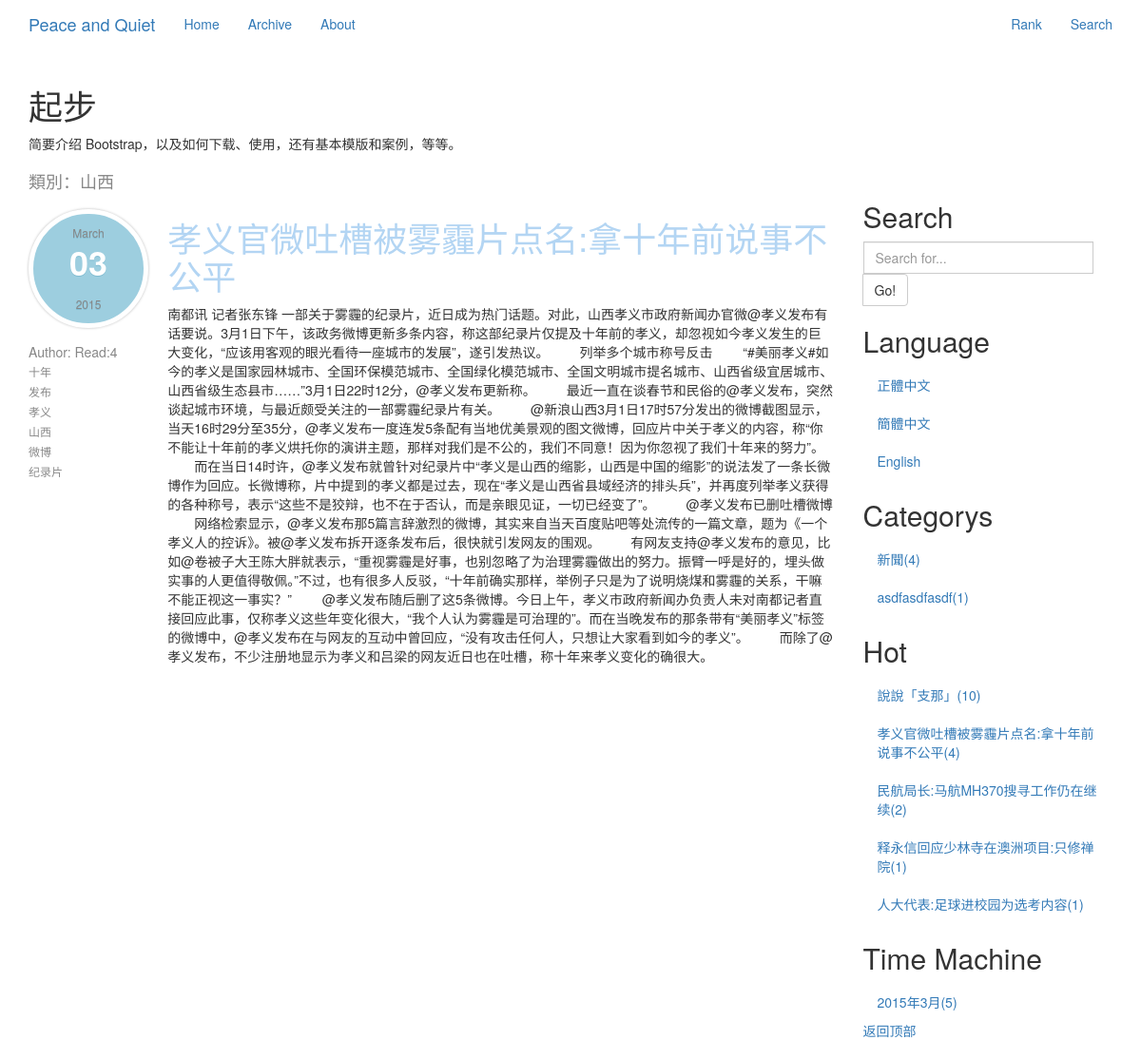
/tagView/30cdb20405/, run on the app's committed database.
### Blog/models.py (models this page shows, shortened)
class Tag(models.Model):
    title = models.CharField('標籤', max_length=30, unique=True)
    shortUrl = models.CharField('短Url', max_length=150, unique=True, null=False, blank=False, editable=False)
    class Meta:
        ordering = ('title',)

class Blog(models.Model):
    title = models.CharField("標題", max_length=150, unique=True, null=False, blank=False)
    createTime = models.DateTimeField("創建時間", auto_now_add=True, auto_now=False)
    updateTime = models.DateTimeField("修改時間", auto_now_add=False, auto_now=True)
    body = models.TextField("內容")
    accessCount = models.IntegerField("瀏覽量", default=1, editable=False)
    category = models.ForeignKey('Category', verbose_name="分類集合", related_name='category')
    shortUrl = models.CharField("短URL", max_length=150, unique=True, null=False, blank=False, editable=False)
    tags = models.ManyToManyField('Tag', verbose_name="標籤集合", null=True, editable=False)
    tags.help_text = '標籤集合'

class Category(models.Model):
    title = models.CharField('分類', max_length=30, unique=True)
    shortUrl = models.CharField("短URL", max_length=150, unique=True, null=False, blank=False, editable=False)
    class Meta:
        ordering = ('title',)

### Blog/views.py (the view)
# urls.py: url(r'^tagView/(?P<shortUrl>\w+)/', 'Blog.views.tagView', name='tagView'),
def tagView(request, shortUrl):
    posts = Tag.objects.get(shortUrl=shortUrl).blog_set.all()
    title = Tag.objects.get(shortUrl=shortUrl).title
    categorys = getCategorysAndNumber()
    hotPassages = Blog.objects.order_by('-accessCount')[:10]
    timeMachines = getTimeMachines()
    return render(request, 'category.html', {'posts': posts, 'categorys': categorys,
                                             'hotPassages': hotPassages, 'title': title, 'timeMachines': timeMachines})

### Blog/views.py (called while the page is built)
def getCategorysAndNumber():
    showCategorys = []
    for i in Category.objects.all():
        showCategorys.append({'title': i.title, 'number': Blog.objects.filter(
            category__in=Category.objects.filter(title=i.title)).count(), 'shortUrl': i.shortUrl})
    showCategorys.sort(key=lambda x: x['number'], reverse=True)
    return showCategorys

def getTimeMachines():
    temporaryTimeMachines = {}
    for i in Blog.objects.all():
        key = (i.createTime.year, i.createTime.month)
        if key not in temporaryTimeMachines:
            temporaryTimeMachines.update({key: 1})
        else:
            temporaryTimeMachines[key] += 1
    timeMachines = []
    for i in temporaryTimeMachines.keys():
        timeMachines.append(
            {'title': "%s年%s月" % (i[0], i[1]), 'number': temporaryTimeMachines[i], 'year': i[0],
             'month': i[1]})
    return timeMachines

### template/category.html (shortened to what this page needs)
{% extends 'base.html' %}
{% block content %}
    <div class="col-md-9" role="main">
        <h4 style="color: #878787">類別：{{ title }}</h4>
        {% for post in posts %}
            <div class="row">
                <div class="col-md-2" role="complementary">
                    <nav class="visible-lg-inline-block">
                        <div class="title">
                            <aside class="entry-meta">
                                <time datetime="2012-06-17T18:05:54.000Z" class="post-date">
                                    <span class="post-month">{{ post.createTime|date:"F" }}</span>
                                    <strong class="post-day">{{ post.createTime|date:"d" }}</strong>
                                    <span class="post-year">{{ post.createTime|date:"Y" }}</span>
                                </time>
                            </aside>
                            <span>Author:</span>
                            <span>Read:{{ post.accessCount }}</span>
                            {% for tag in post.tags.all %}
                                <li><a href="{% url 'tagView' shortUrl=tag.shortUrl %}">{{ tag.title }}</a></li>
                            {% endfor %}
                        </div>
                    </nav>
                </div>
                <div class="col-md-10" role="main">
                    <div class="title"><a href="{% url 'archive' shortUrl=post.shortUrl %}">
                        <h1>{{ post.title }}</h1>
                    </a></div>
                    <p>{{ post.body }}</p>
                </div>
            </div>
        {% endfor %}
    </div>
    {% block rightSide %}
        {% include "rightSide.html" %}
    {% endblock %}
{% endblock %}

### template/rightSide.html (shortened to what this page needs)
<div class="col-md-3" role="complementary">
    <nav class="bs-docs-sidebar hidden-print hidden-xs hidden-sm affix-top">
        <ul class="nav bs-docs-sidenav">
            <li><a></a></li>
            <li><h2>Search</h2></li>
            <li>
                <div class="input-group">
                    <form action="{% url 'search' %}" method="post">
                        <input type="text" class="form-control" name="query" placeholder="Search for...">
                            <span class="input-group-btn">
                                <button class="btn btn-default" type="submit">Go!</button>
                            </span>
                    </form>
                </div>
            </li>
            <li><h2>Language</h2></li>
            <li><a href="#">正體中文</a></li>
            <li><a href="#">簡體中文</a></li>
            <li><a href="#">English</a></li>
            <li><h2>Categorys</h2></li>
            {% for category in categorys %}
                <li><a href="{% url 'category' shortUrl=category.shortUrl %}">{{ category.title }}({{ category.number }})</a>
                </li>
            {% endfor %}
            <li><h2>Hot</h2></li>
            {% for hotPassage in hotPassages %}
                <li>
                    <a href="{% url 'archive' shortUrl=hotPassage.shortUrl %}">{{ hotPassage.title }}({{ hotPassage.accessCount }})</a>
                </li>
            {% endfor %}
            <li><h2>Time Machine</h2></li>
            {% for timeMachine in timeMachines %}
                <li>
                    <a href="{% url 'timeMachine' year=timeMachine.year month=timeMachine.month %}">{{ timeMachine.title }}({{ timeMachine.number }})</a>
                </li>
            {% endfor %}
        </ul>
        <a class="back-to-top" href="#top">
            返回顶部
        </a>
    </nav>
</div>

### template/base.html (style rules this page uses)
.title span { color: #878787; }
.title li { list-style-type: none; }
.title a { color: #898989; font-size: 12px; line-height: 20px; text-align: center; text-decoration: none; -o-transition: color 0.5s linear; -webkit-transition: color 0.5s linear; -moz-transition: color 0.5s linear; transition: color 0.5s linear; }
.title a > h1 { color: #B3D5F3; text-align: left; text-decoration: none; -o-transition: color 0.5s linear; -webkit-transition: color 0.5s linear; -moz-transition: color 0.5s linear; transition: color 0.5s linear; }
.entry-meta { color: #878787; float: left; margin: 10px 20px 0 0; text-align: center; width: 125px; font-size: 12px; line-height: 20px }
.post-date { width: 56px; height: auto; float: left; text-align: center; margin-right: 20px; margin-bottom: 15px; display: block; background: #9dcedf; text-shadow: 0 1px #81bcd1; border-radius: 100px; -moz-border-radius: 100px; -webkit-border-radius: 100px; padding: 10px 30px; border: 4pt solid #fff; -moz-box-shadow: 0 0 3px #b7b7b7; -webkit-box-shadow: 0 0 3px #b7b7b7; box-shadow: 0 0 3px #b7b7b7; -webkit-box-sizing: content-box; -moz-box-sizing: content-box; box-sizing: content-box; }
.post-month { display: block; color: #fff }
.post-day, .post-year { display: block }
.post-day { font-size: 36px; color: #fff; margin: 10px 0 15px 0 }
.post-year { background: url("https://www.byvoid.com/images/post-meta-divider.png") top repeat-x; color: #fff; padding: 10px 0 0 0 }

### data on the page
Tag: title "山西"
Blog: createTime "March", createTime "03", createTime "2015", accessCount "4", title "孝义官微吐槽被雾霾片点名:拿十年前说事不公平", body "南都讯 记者张东锋 一部关于雾霾的纪录片，近日成为热门话题。对此，山西孝义市政府新闻办官微@孝义发布有话要说。3月1日下午，该政务微博更新多条内容，称这部纪录片仅提及十年前的孝义，却忽视如今孝义发生的巨大变化，“应该用客观的眼光看待一座城市的发展”，遂引发热议。 列举多个城市称号反击 “#美丽孝义#如今的孝义是国家园林城市、全国环保模范城市、全国绿化模范城市、全国文明城市提名城市、山西省级宜居城市、山西省级生态县市……”3月1日22时12分，@孝义发布更新称。 最近一直在谈春节和民俗的@孝义发布，突然谈起城市环境，与最近颇受关注的一部雾霾纪录片有关。 @新浪山西3月1日17时57分发出的微博截图显示，当天16时29分至35分，@孝义发布一度连发5条配有当地优美景观的图文微博，回应片中关于孝义的内容，称“你不能让十年前的孝义烘托你的演讲主题，那样对我们是不公的，我们不同意！因为你忽视了我们十年来的努力”。 而在当日14时许，@孝义发布就曾针对纪录片中“孝义是山西的缩影，山西是中国的缩影”的说法发了一条长微博作为回应。长微博称，片中提到的孝义都是过去，现在“孝义是山西省县域经济的排头兵”，并再度列举孝义获得的各种称号，表示“这些不是狡辩，也不在于否认，而是亲眼见证，一切已经变了”。 @孝义发布已删吐槽微博 网络检索显示，@孝义发布那5篇言辞激烈的微博，其实来自当天百度贴吧等处流传的一篇文章，题为《一个孝义人的控诉》。被@孝义发布拆开逐条发布后，很快就引发网友的围观。…"
Tag: title "十年"
Tag: title "发布"
Tag: title "孝义"
Tag: title "微博"
Tag: title "纪录片"
Category: title "新聞"
Category: title "asdfasdfasdf"
Blog: title "說說「支那」", accessCount "10"
Blog: title "民航局长:马航MH370搜寻工作仍在继续", accessCount "2"
Blog: title "释永信回应少林寺在澳洲项目:只修禅院", accessCount "1"
Blog: title "人大代表:足球进校园为选考内容", accessCount "1"

### other printed values
{{ category.number }} "4" "1"
{{ timeMachine.title }} "2015年3月"
{{ timeMachine.number }} "5"
